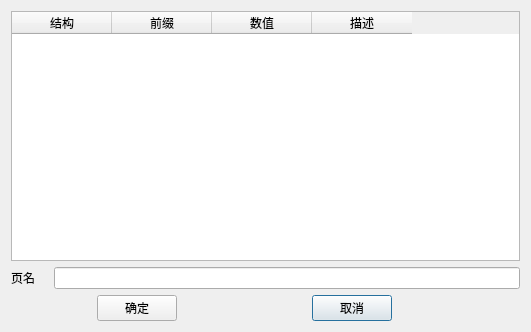
<?xml version="1.0" encoding="UTF-8"?>
<ui version="4.0">
 <class>DialogPageNameSet</class>
 <widget class="QDialog" name="DialogPageNameSet">
  <property name="geometry">
   <rect>
    <x>0</x>
    <y>0</y>
    <width>531</width>
    <height>332</height>
   </rect>
  </property>
  <property name="windowTitle">
   <string>完整页名</string>
  </property>
  <layout class="QGridLayout" name="gridLayout">
   <item row="4" column="4">
    <widget class="QPushButton" name="BtnCancel">
     <property name="text">
      <string>取消</string>
     </property>
    </widget>
   </item>
   <item row="4" column="2">
    <widget class="QPushButton" name="BtnOK">
     <property name="text">
      <string>确定</string>
     </property>
    </widget>
   </item>
   <item row="1" column="0">
    <widget class="QLabel" name="labelPageName">
     <property name="maximumSize">
      <size>
       <width>50</width>
       <height>16777215</height>
      </size>
     </property>
     <property name="text">
      <string>页名</string>
     </property>
    </widget>
   </item>
   <item row="4" column="5">
    <spacer name="horizontalSpacer_2">
     <property name="orientation">
      <enum>Qt::Horizontal</enum>
     </property>
     <property name="sizeHint" stdset="0">
      <size>
       <width>40</width>
       <height>20</height>
      </size>
     </property>
    </spacer>
   </item>
   <item row="1" column="1" colspan="5">
    <widget class="QLineEdit" name="EdPageName"/>
   </item>
   <item row="0" column="0" colspan="6">
    <widget class="QTableWidget" name="tableWidget">
     <column>
      <property name="text">
       <string>结构</string>
      </property>
     </column>
     <column>
      <property name="text">
       <string>前缀</string>
      </property>
     </column>
     <column>
      <property name="text">
       <string>数值</string>
      </property>
     </column>
     <column>
      <property name="text">
       <string>描述</string>
      </property>
     </column>
    </widget>
   </item>
   <item row="4" column="0" colspan="2">
    <spacer name="horizontalSpacer">
     <property name="orientation">
      <enum>Qt::Horizontal</enum>
     </property>
     <property name="sizeHint" stdset="0">
      <size>
       <width>80</width>
       <height>20</height>
      </size>
     </property>
    </spacer>
   </item>
   <item row="4" column="3">
    <spacer name="horizontalSpacer_3">
     <property name="orientation">
      <enum>Qt::Horizontal</enum>
     </property>
     <property name="sizeHint" stdset="0">
      <size>
       <width>40</width>
       <height>20</height>
      </size>
     </property>
    </spacer>
   </item>
  </layout>
 </widget>
 <resources/>
 <connections/>
</ui>
